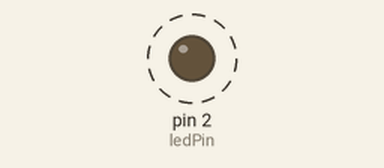
Simulated run of this sketch. Board: Arduino Uno, built with avr-gcc and run on an emulated ATmega328P. On the bench: output pins drawn as LEDs (lit = HIGH). Dashed ring = blinking. What the sketch prints to the serial monitor is not drawn.

Above: at 0.2 s.
Timing chart, 0 to 3.0 s (numbered marks = the images above):
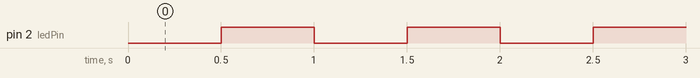

The sketch:

ex02_1hz_millis.ino.ino
```cpp
// ex02 使用millis实现1Hz无阻塞LED闪烁，禁止delay阻塞程序
// 作业ex02：依靠millis无阻塞计时，实现1Hz周期LED闪烁
const int ledPin = 2;
unsigned long prevTime = 0;
// 亮500ms、灭500ms，完整周期1000ms=1Hz
const unsigned long interval = 500;
bool ledStatus = LOW;

void setup() {
  Serial.begin(115200);
  pinMode(ledPin, OUTPUT);
}

void loop() {
  unsigned long currentTime = millis();
  // 判断计时到达切换时刻
  if (currentTime - prevTime >= interval) {
    prevTime = currentTime;
    ledStatus = !ledStatus;
    digitalWrite(ledPin, ledStatus);
    Serial.print("LED状态切换：");
    Serial.println(ledStatus ? "ON 亮" : "OFF 灭");
  }
}
```

Measured:
- by itself, pin 2 (ledPin): alternates HIGH for 0.50 s and LOW for 0.50 s
